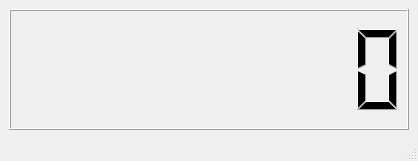
<?xml version="1.0" encoding="UTF-8"?>
<ui version="4.0">
 <class>MainWindow_2</class>
 <widget class="QMainWindow" name="MainWindow_2">
  <property name="geometry">
   <rect>
    <x>0</x>
    <y>0</y>
    <width>418</width>
    <height>161</height>
   </rect>
  </property>
  <property name="windowTitle">
   <string>MainWindow</string>
  </property>
  <widget class="QWidget" name="centralwidget">
   <layout class="QGridLayout" name="gridLayout">
    <item row="0" column="0">
     <widget class="QLCDNumber" name="lcdNumber">
      <property name="minimumSize">
       <size>
        <width>400</width>
        <height>100</height>
       </size>
      </property>
      <property name="digitCount">
       <number>8</number>
      </property>
     </widget>
    </item>
   </layout>
  </widget>
  <widget class="QMenuBar" name="menubar">
   <property name="geometry">
    <rect>
     <x>0</x>
     <y>0</y>
     <width>418</width>
     <height>21</height>
    </rect>
   </property>
  </widget>
  <widget class="QStatusBar" name="statusbar"/>
 </widget>
 <resources/>
 <connections/>
</ui>
